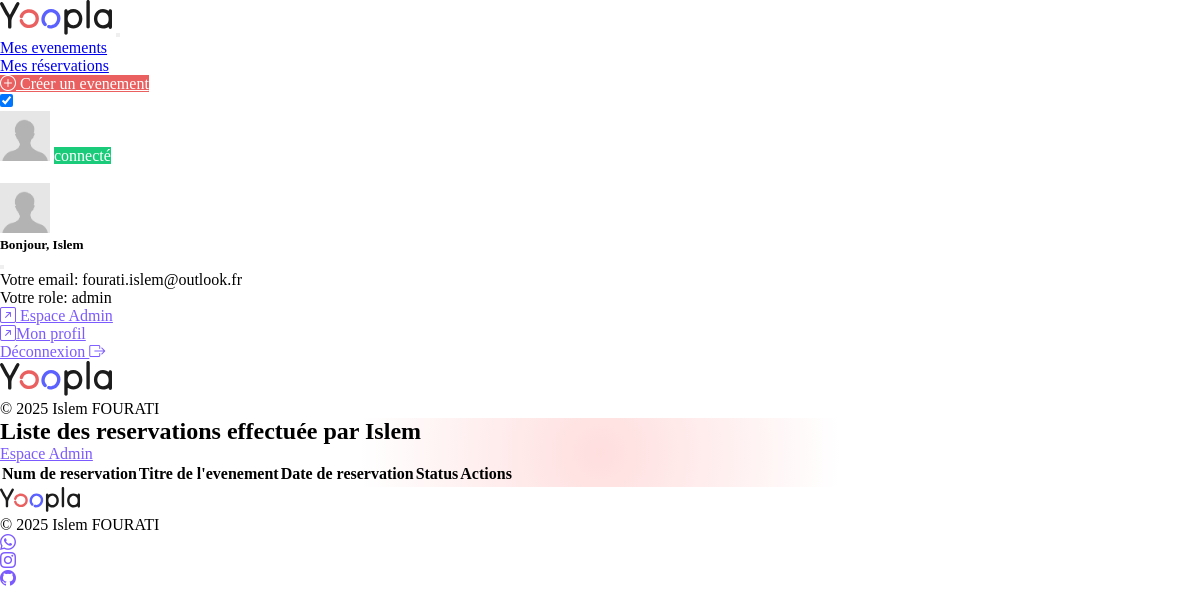
/reservation/userReservations.php (signed in), run on an earlier commit of the app's database.
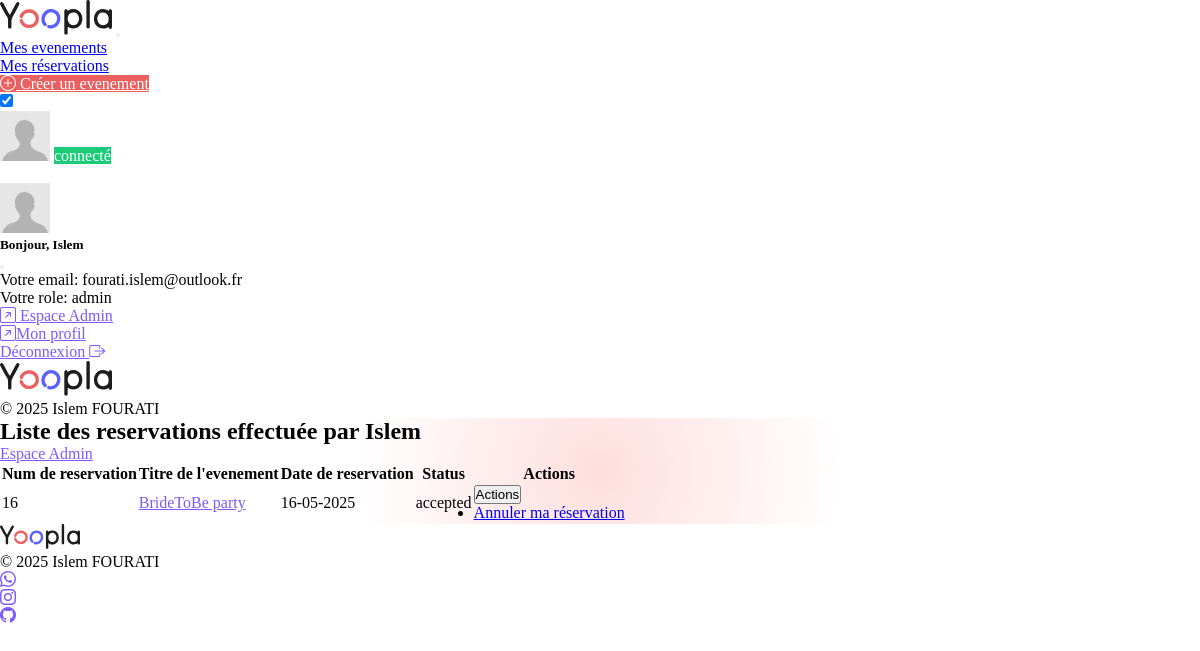
And on a later commit of the database.
### tables this page shows
CREATE TABLE `reservations` (
  `ID_reservations` int NOT NULL,
  `ID_User` int NOT NULL,
  `ID_Event` int NOT NULL,
  `date_reservation` datetime DEFAULT CURRENT_TIMESTAMP,
  `status` enum('accepted','declined') DEFAULT 'accepted',
  `message_reservation` text
);

CREATE TABLE `events` (
  `ID_Event` int NOT NULL,
  `ID_User` int NOT NULL,
  `photo` varchar(255) NOT NULL,
  `description` text NOT NULL,
  `title` varchar(255) NOT NULL,
  `categorie` varchar(255) NOT NULL,
  `date_start` date NOT NULL,
  `date_end` date NOT NULL,
  `time_start` time NOT NULL,
  `time_end` time NOT NULL,
  `zip_code` varchar(50) NOT NULL,
  `city` varchar(50) NOT NULL,
  `country` varchar(50) DEFAULT NULL,
  `capacity` int UNSIGNED NOT NULL DEFAULT '0',
  `price` decimal(10,2) DEFAULT NULL
);

### inc/functions.inc.php (called while the page is built, shortened)
<?php
function alert(string $contenu, string $class = "warning"): string
{
    return "<div class=\"alert alert-$class alert-dismissible fade show text-center w-50 m-auto mb-5\" role=\"alert\">
                $contenu
            <button type=\"button\" class=\"btn-close\" data-bs-dismiss=\"alert\" aria-label=\"Close\"></button>
        </div>";
}
function getUserReservations(int $ID_User)
{
    try {
        $cnx = connexionBdd();
        $sql = "SELECT * FROM reservations WHERE ID_User = :ID_User";
        $request = $cnx->prepare($sql);
        $request->execute(array(':ID_User' => $ID_User));
        return $request->fetchAll();
    } catch (Exception $e) {
        global $info;
        $info = alert("Error getting user reservations: " . $e->getMessage(), "danger");
    }
}
function showEventViaId(int $id): array
{
    try {
        $cnx = connexionBdd();
        $sql = "SELECT
        e.ID_Event, e.photo, e.description, e.title, e.categorie,
                    e.date_start, e.date_end, e.time_start, e.time_end,
                    e.zip_code, e.city, e.country, e.capacity, e.price,
                    u.firstName, u.lastName, u.ID_User, u.photo_profil -- Select user's names from the users table
                FROM
                    events e -- Alias event table as 'e'
                INNER JOIN
                    users u ON e.ID_User = u.ID_User -- Join condition
                WHERE e.ID_Event = :id";
        $request = $cnx->prepare($sql);
        $request->execute(array(':id' => $id));
        $result = $request->fetch();
        return $result;
    } catch (Exception $e) {
        global $info;
        $info = alert("Une erreur s'est produite lors de la recherche de l'événement.", "danger");
        return [];
    }
}

### reservation/userReservations.php (the view, shortened to what this page needs)
<?php
require_once '../inc/functions.inc.php';
$title = "Liste des reservations";
$ID_User = $_SESSION['user']['ID_User'];
$UserReservations = getUserReservations($ID_User);
require_once '../inc/header.inc.php';
?>
<section>
    <h1 class="text-center p-2 m-5 display-6"><?php echo $title; ?> effectuée par <?php echo $_SESSION['user']['firstName']; ?></h1>
    <div class="container-fluid mx-auto">
        <?php
        if ($_SESSION['user']['checkAdmin'] == 'admin') : ?>
            <div class="d-flex justify-content-end align-items-center">
                <a href="<?= BASE_URL ?>admin/dashboard.php" class="btn btn-yoopla-secondary-outlined">Espace Admin</a>
            </div>
        <?php endif; ?>
        <div class="w-100 container-fluid m-1 rounded-3 p-3">
            <div class="table-responsive">
                <table class="table table-hover table-borderless">
                    <thead>
                        <tr>
                            <th>Num de reservation</th>
                            <th>Titre de l'evenement</th>
                            <th>Date de reservation</th>
                            <th>Status</th>
                            <th>Actions</th>
                        </tr>
                    </thead>
                    <tbody class="table-group-divider">
                        <tr>
                            <?php
                            if (empty($UserReservations)) {
                                $info = alert("Aucune reservation effectuée", "info");
                            } else {
                                foreach ($UserReservations as $Ureservation) {
                                    $id_reservation = $Ureservation['ID_reservations'];
                                    $date_reservation = $Ureservation['date_reservation'];
                                    $status = $Ureservation['status'];
                                    $ID_Event = $Ureservation['ID_Event'];
                                    $event = showEventViaId($ID_Event);
                                    $title = $event['title'];
                            ?>
                                    <td><?= $id_reservation ?></td>
                                    <td>
                                        <a href="<?= BASE_URL ?>event/showEvent.php?ID_Event=<?= $ID_Event ?>" class="text-decoration-none fw-medium text-yoopla-blue" title="voir l'evenement"><?= $title ?></a>
                                    </td>
                                    <td><?= date('d-m-Y', strtotime($date_reservation)) ?></td>
                                    <td><?= $status ?></td>
                                    <td>
                                        <div class="dropdown">
                                            <button class="btn btn-default dropdown-toggle" type="button"
                                                data-bs-toggle="dropdown" aria-expanded="false">Actions</button>
                                            <ul class="dropdown-menu">
                                                <li>
                                                    <a class="dropdown-item" href="<?= BASE_URL ?>reservation/userReservations.php?action=delete&ID_reservations=<?= $id_reservation ?>">Annuler ma réservation</a>
                                                </li>
                                            </ul>
                                        </div>
                                    </td>
                        </tr>
                <?php
                                }
                            };
                ?>
                    </tbody>
                </table>
            </div>
        </div>
    </div>
</section>
<?php
require_once '../inc/footer.inc.php';

### inc/header.inc.php (shortened to what this page needs)
<!DOCTYPE html>
<html lang="fr">
<head>
  <link href="https://cdn.jsdelivr.net/npm/fastbootstrap@2.2.0/dist/css/fastbootstrap.min.css" rel="stylesheet">
  <link rel="stylesheet" href="https://cdn.jsdelivr.net/npm/bootstrap-icons@1.11.3/font/bootstrap-icons.min.css">
  <link href="https://unpkg.com/aos@2.3.1/dist/aos.css" rel="stylesheet">
  <link rel="stylesheet" href="<?= BASE_URL; ?>assets/css/styles.css">
</head>
<body id="gradientBg" data-bs-theme="light" class="vh-100">
  <header class="container-fluid mt-5">
    <nav class="navbar navbar-expand-lg">
      <div class="container position-relative">
        <?php
        if (!isset($_SESSION['user']) && empty($_SESSION['user'])) {
          $yooplaLink = BASE_URL . 'index.php';
        } else {
          $yooplaLink = BASE_URL . 'home.php';
        }
        ?>
        <a class="navbar-brand" href="<?= $yooplaLink ?>"><img src="<?= BASE_URL ?>assets/images/logo/logo.svg" style="width: 7rem;" alt="Yoopla logo" class="logo-yoopla" data-logo-light="<?= BASE_URL ?>assets/images/logo/logo.svg"
            data-logo-dark="<?= BASE_URL ?>assets/images/logo/logoYooplaWhite.svg"></a>
        <button class="navbar-toggler" type="button" data-bs-toggle="collapse" data-bs-target="#navYoppla" aria-controls="navYoppla" aria-expanded="false" aria-label="Toggle navigation">
        </button>
        <div class="collapse navbar-collapse" id="navYoppla">
          <ul class="navbar-nav mb-2 mb-lg-0 ms-auto">
            <?php
            if (isset($_SESSION['user'])) {
            ?>
              <li class="nav-item">
                <a class="nav-link fw-medium p-3" href="<?= BASE_URL ?>userEvents.php">Mes evenements</a>
              </li>
              <li class="nav-item">
                <a class="nav-link fw-medium p-3 mx-2" href="<?= BASE_URL ?>reservation/userReservations.php">Mes réservations</a>
              </li>
              <li class="nav-item mt-2"">
                <a href=" <?= BASE_URL ?>event/addEvent.php" class="btn rounded-5 btn-yoopla-primary px-3 py-2 mx-4" id="addEventBtn"><i class="bi bi-plus-circle"></i> Créer un evenement</a>
              <?php
            }
              ?>
          </ul>
        </div>
        <div class="form-check form-switch switchBtn"
          style="--bs-form-switch-width:34px;--bs-form-switch-height:20px"
          title="mode sombre/clair">
          <input class="form-check-input" type="checkbox" role="switch" id="themeSwitch" checked />
          <label class="form-check-label fw-medium fs-6 mt-1" for="themeSwitch">clair</label>
        </div>
        <?php
        if (isset($_SESSION['user'])) {
          $firstName = htmlspecialchars($_SESSION['user']['firstName'], ENT_QUOTES, 'UTF-8');
        ?>
          <div
            class="btn mt-2 mx-4 connected end-0  nav-link fw-medium text-dark z-index-1"
            type="button"
            data-bs-toggle="offcanvas"
            data-bs-target="#offcanvasWithBothOptions"
            aria-controls="offcanvasWithBothOptions"
            title="Voir le profil">
            <div class="position-relative mb-2">
              <?php
              if (!str_contains($_SESSION['user']['photo_profil'], 'profil_')) {
                $photo_profil = BASE_URL . '/assets/images/default-img/default_avatar.jpg';
              }
              ?>
              <img src="<?= $photo_profil ?? BASE_URL . 'assets/images/default-img/default_avatar.jpg'; ?>" alt="photo de profil" class="rounded-circle border border-2 border-white" style="object-fit: cover;" width="50" height="50">
              <span class="position-absolute top-100 start-50 connected-span translate-middle-x translate-middle-y p-2 border border-light rounded-circle bg-success-yoopla">
                <span class="visually-hidden">connecté</span>
              </span>
            </div><?= $firstName ?>
          </div>
      </div>
    </nav>
    <div
      class="offcanvas offcanvas-start"
      data-bs-scroll="true"
      tabindex="-1"
      id="offcanvasWithBothOptions"
      aria-labelledby="offcanvasWithBothOptionsLabel">
      <div class="offcanvas-header">
        <div class="d-flex align-items-start justify-content-start profileImg position-relative">
          <img src="<?= $photo_profil ?? BASE_URL . 'assets/images/default-img/default_avatar.jpg'; ?>" style="object-fit: cover;" class="rounded-circle" width="50" height="50">
          <div>
            <h5 class="offcanvas-title m-3" id="offcanvasWithBothOptionsLabel">
              Bonjour, <?php echo $_SESSION['user']['firstName']; ?>
            </h5>
          </div>
        </div>
        <button
          type="button"
          class="btn-close"
          data-bs-dismiss="offcanvas"
          aria-label="Close"></button>
      </div>
      <div class="offcanvas-body d-flex flex-column align-items-start justify-content-between">
        <div>
          <p class="fw-medium mb-3"><span class="fw-bold">Votre email: </span><?php echo $_SESSION['user']['email']; ?></p>
          <p><span class="fw-bold">Votre role: </span> <?php echo $_SESSION['user']['checkAdmin']; ?></p>
          <?php
          if ($_SESSION['user']['checkAdmin'] == 'admin'): ?>
            <div class="mb-3">
              <a href="<?= BASE_URL ?>admin/dashboard.php" class="yoopla-secondary text-decoration-none"><i class="bi bi-arrow-up-right-square ms-2"></i> Espace Admin</a>
            </div>
          <?php endif; ?>
          <div class="mb-3"><a href="<?= BASE_URL ?>profil.php" class="yoopla-secondary text-decoration-none"><i class="bi bi-arrow-up-right-square ms-2 "></i>Mon profil</a></div>
          <div>
            <a href="?action=logout" class="btn btn-yoopla-secondary-outlined rounded rounded-4 px-4 py-2">Déconnexion <i class="bi bi-box-arrow-right"></i></a>
          </div>
        </div>
        <div class="container text-center">
          <a class="navbar-brand mt-3" href="<?= BASE_URL ?>home.php"><img src="<?= BASE_URL ?>assets/images/logo/logo.svg" style="width: 7rem" alt="Yoopla_logo"></a>
          <p class="fs-6 text-body-secondary">© 2025 Islem FOURATI</p>
        </div>
      </div>
    <?php
        }
    ?>
    </div>
  </header>
  <main class="min-vh-100">

### inc/footer.inc.php (shortened to what this page needs)
</main>
<footer class="container d-flex justify-content-around py-3 border-top">
  <a class="navbar-brand" href="#"><img src="<?= BASE_URL ?>assets/images/logo/logo.svg" style="width: 5rem;" alt="Yoopla logo" class="logo-yoopla"
      data-logo-light="<?= BASE_URL ?>assets/images/logo/logo.svg"
      data-logo-dark="<?= BASE_URL ?>assets/images/logo/logoYooplaWhite.svg"></a>
  <p class="mb-3 mb-md-0 text-body-secondary text-center">© 2025 Islem FOURATI</p>
  <ul class="nav col-md-4 justify-content-end list-unstyled d-flex">
    <li class="ms-3 yoopla-secondary"><a class=" icon-link icon-link-hover" href="#"><i class="bi bi-whatsapp"></i></a></li>
    <li class="ms-3 yoopla-secondary"><a class=" icon-link icon-link-hover" href="#"><i class="bi bi-instagram"></i></a></li>
    <li class="ms-3 yoopla-secondary"><a class=" icon-link icon-link-hover" href="https://github.com/IslemFou"><i class="bi bi-github"></i></a></li>
  </ul>
</footer>
</body>
</html>

### assets/css/styles.css (style rules this page uses)
* { box-sizing: border-box; margin: 0; padding: 0; }

What changed in the data, as far as the page shows it:
added reservations: ID_reservations "16", ID_Event.title "BrideToBe party", date_reservation "16-05-2025", status "accepted"
